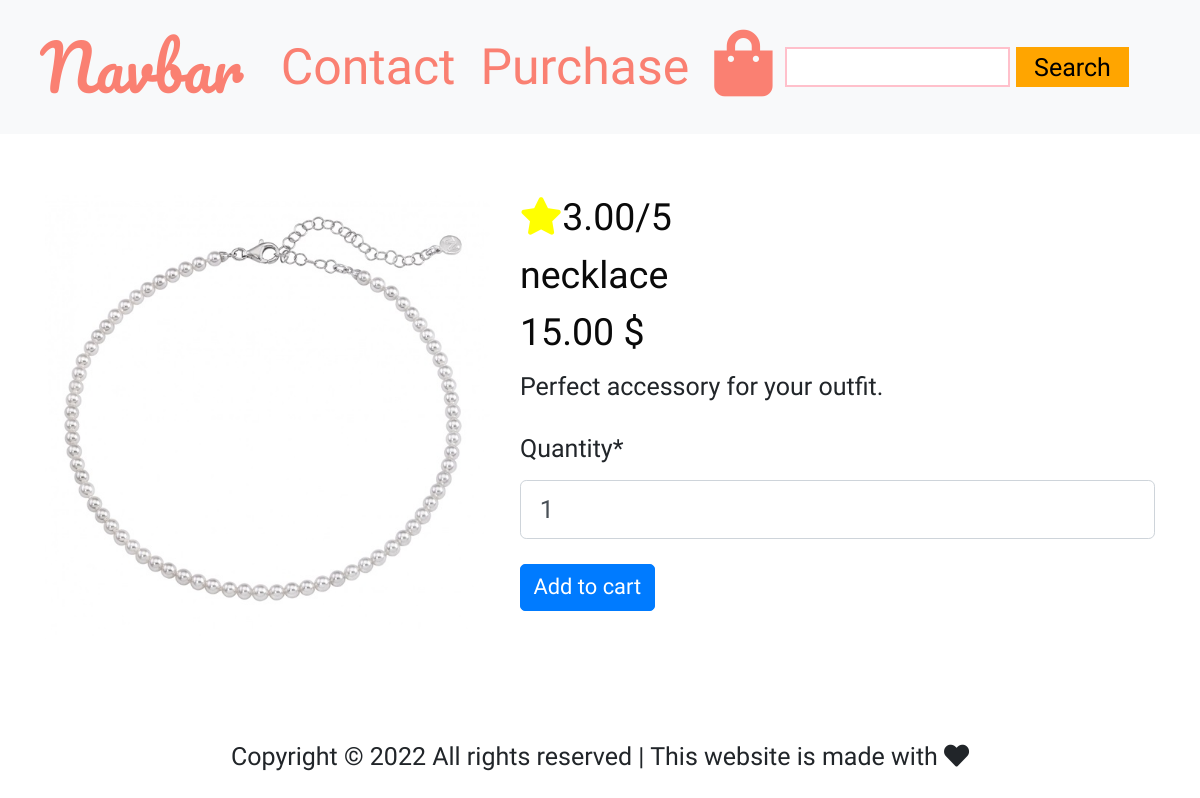
Screenshot of /products/pp578259/ with the database file from the repository.
### cart/models.py (models this page shows, shortened)
class Product(models.Model):
    category = models.ForeignKey('Category', on_delete=models.CASCADE)
    name = models.CharField(max_length=254)
    slug = models.SlugField(unique=True, null=True)
    description = models.TextField()
    price = models.DecimalField(max_digits=6, decimal_places=2)
    rating = models.DecimalField(max_digits=6, decimal_places=2,
                                 null=True, blank=True)
    image = models.ImageField()
    active = models.BooleanField(default=False)

### cart/views.py (the view, shortened to what this page needs)
# urls.py: path('<slug>/', views.ProductDetailView.as_view(), name='product-detail'),
class ProductDetailView(generic.FormView):
    template_name = 'cart/product_detail.html'
    """ We have to pick forms from forms.py"""
    form_class = AddToCartForm
    def get_object(self):
        return get_object_or_404(Product, slug=self.kwargs["slug"])
    def get_context_data(self, **kwargs):
        context = super(ProductDetailView, self).get_context_data(**kwargs)
        context['product'] = self.get_object()
        return context

### cart/forms.py
class AddToCartForm(forms.ModelForm):
    class Meta:
        model = OrderItem
        fields = ['quantity']

### templates/cart/product_detail.html (shortened to what this page needs)
{% extends "base.html" %}
{% load crispy_forms_tags %}
{% load static %}
{% block page_header %}
    <div class="container header-container">
        <div class="row">
            <div class="col"></div>
        </div>
    </div>
{% endblock %}
{% block content %}
<div class="container single-product">
    <div class="row">
        <div class="col-lg-5 ">
            <div class="image-container">
            {% if product.image %}
            <img class=" img-fluid" src="{{ product.image.url }}" alt="{{ product.name }}"  class="card-img-top" width = "100%">
            </div>
        </div>
        <div class="col-lg-7">
            <h4><i style="color:yellow;"class="fa fa-star" style="font-size: small;"></i>{{ product.rating }}/5</h4>
            {% else %}
            <h4><i class="fa fa-star" style="font-size: small;"></i>No rating</h4>
            {% endif %}
            <h4>{{ product.name }}</h4>
            <h4>{{ product.price }} $</h4>
            <p>{{ product.description }}</p>
            <div>
                <form method="POST">
                    {{ form|crispy }}
                    <button type='submit' class="btn btn-sm btn-primary buy-now">Add to cart</button>
                </form>
            </div>
        </div>
    </div>
</div>
{% endblock %}

### static/css/base.css (style rules this page uses)
:root { --black:#2c2c54; --orange:#ff9f1a; }
html, body { font-family: 'Dongle'; font-size: 25px; overflow: auto; min-height: 100vh; }
.single-product { margin-top: 5%; }
.single-product h4 { font-size: 1.5rem; color: #0a0a0a; }

### rows the page displays
Product: image (picture), rating "3.00", name "necklace", price "15.00", description "Perfect accessory for your outfit."
